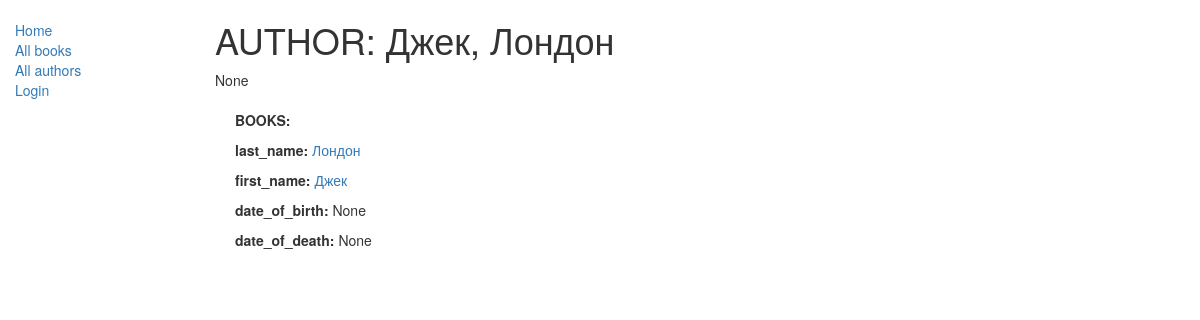
Screenshot of /catalog/author/7 with the database file from the repository.
### catalog/models.py (models this page shows, shortened)
class Author(models.Model):
    first_name = models.CharField(max_length=100)
    last_name = models.CharField(max_length=100)
    date_of_birth = models.DateField(null=True, blank=True)
    date_of_death = models.DateField('Died', null=True, blank=True)
    class Meta:
        ordering = ["last_name","first_name"]

### catalog/views.py (the view)
# urls.py: path('author/<int:pk>', views.AuthorDetailView.as_view(), name='author-detail'),
class AuthorDetailView(generic.DetailView):
    model = Author
    model2=Book
    paginate_by = 2

### catalog/templates/catalog/author_detail.html
{% extends "base_generic.html" %}
{% block content %}
  <h1>AUTHOR: {{ author.first_name }}, {{ author.last_name }} </h1>
  </n>{{author.date_of_birth}}
  <div style="margin-left:20px;margin-top:20px">
  <p><strong>BOOKS:</strong> {{ book.title }}</p>
  <p><strong>last_name:</strong> <a href="">{{ author.last_name }}</a></p>
  <p><strong>first_name:</strong> <a href="">{{ author.first_name }}</a></p>
  <p><strong>date_of_birth:</strong> {{ author.date_of_birth }}</p>
  <p><strong>date_of_death:</strong> {{ author.date_of_death }}</p>
  </div>
{% endblock %}

### rows the page displays
Author: first_name "Джек", last_name "Лондон", date_of_birth "None", date_of_death "None"
